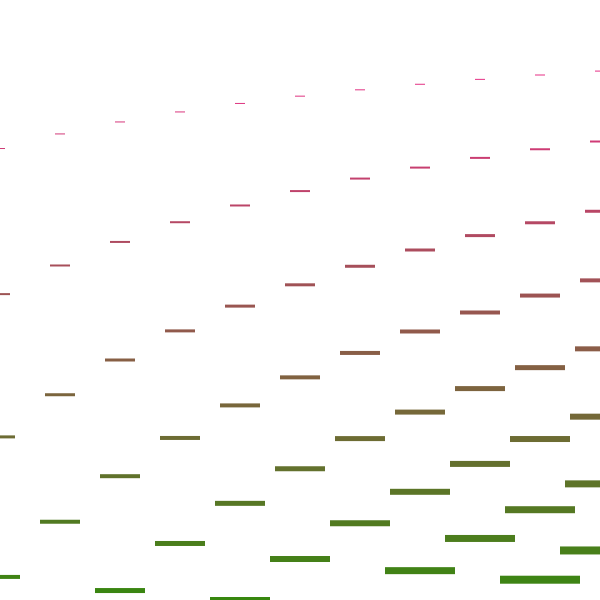
Frame 1 (no input)
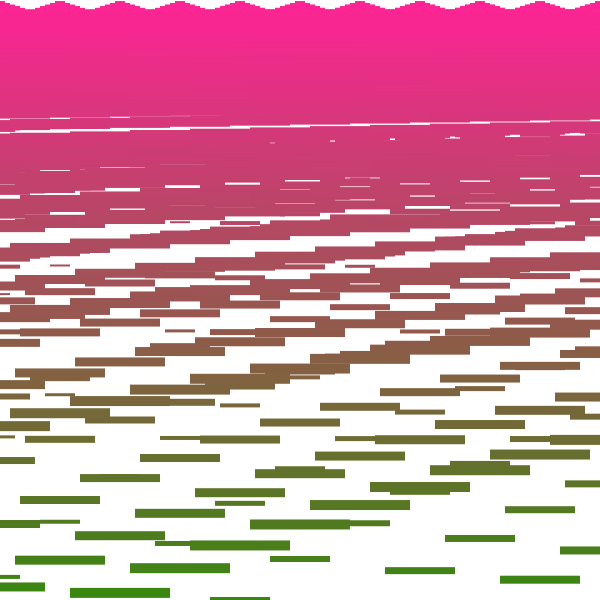
Frame 60 (the mouse pressed at the canvas centre just before this capture)
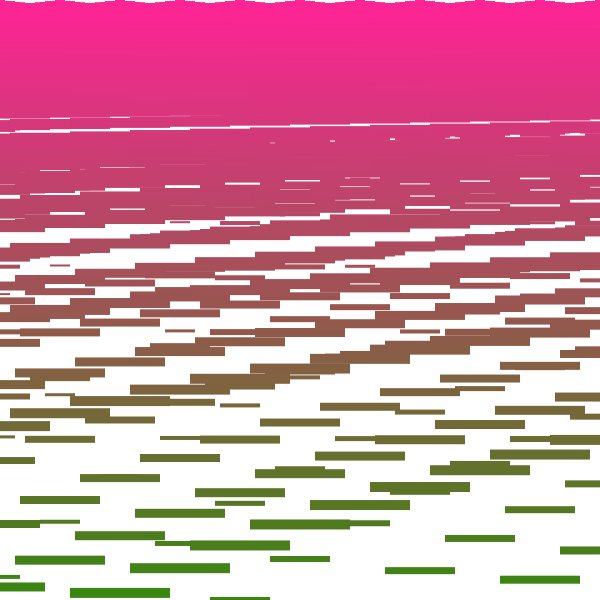
Frame 120 (the mouse held since frame 60 and released just before this capture)

The Processing sketch that drew these frames (run headless with seeded random() and noise(); from frame 60 on, the mouse is pressed at the canvas centre):

// Processing sketch: sketch_171012alerp
// ── sketch_171012alerp.pde


color from =  color(255, 35, 150);
color to =  color(55, 135, 15);
int s = 20 ;
float A = 20 ; 

void setup() {
  size(600, 600);
  background(255);
  rectMode(CENTER);
}

void draw() {



for (int i = 0; i <= 10; i++) {
  for (int j = 0; j <= 10; j++) {
  float x = lerp(0, 3*width, i/30.0) ;
  float y = lerp(0, 5*height, j/A);
   float C = map(y , 0,width,0,1);
  color c = lerpColor(from,to,C);
  stroke(255-c);
  fill(c);
  rect(x,y,10*j,j);
  A += 0.2;
  }
}
}
